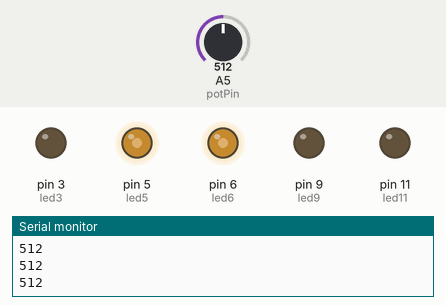
Bench run of a sketch on a simulated Arduino Uno, built with avr-gcc and run on an emulated ATmega328P. On the bench: output pins drawn as LEDs (lit = HIGH), the last lines printed to the serial monitor. The test bench sets the inputs (shaded band); at power-on: A5 (potPin) = 512.

Above: at 1.2 s.
1.3 s: A5 (potPin) set to 622
At 1.7 s:
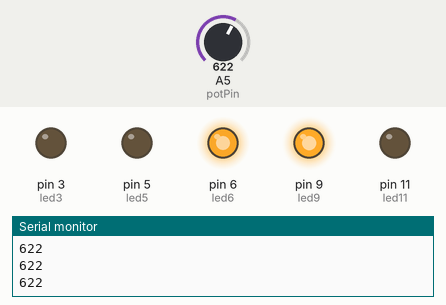
2.8 s: A5 (potPin) set to 602
At 4.0 s:
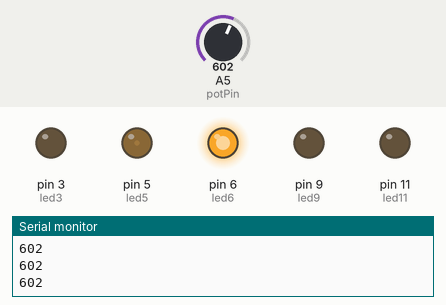
4.3 s: A5 (potPin) set to 511
At 5.2 s:
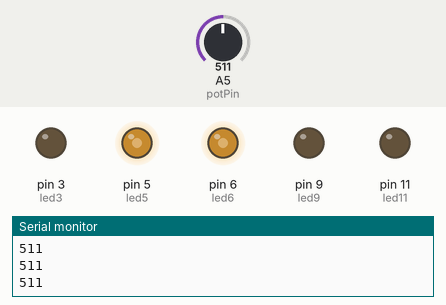
5.8 s: A5 (potPin) set to 398
At 6.5 s:
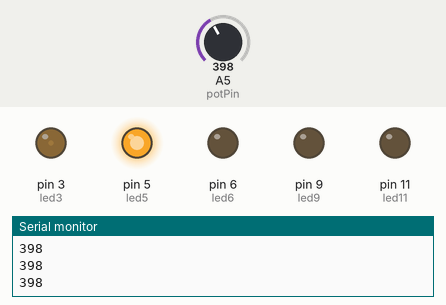
7.3 s: A5 (potPin) set to 418
At 8.5 s:
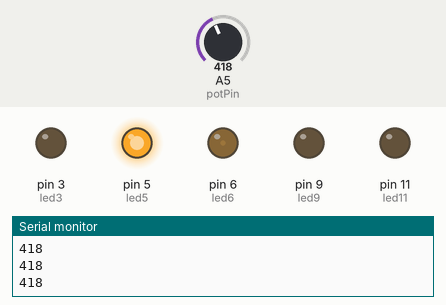
8.8 s: A5 (potPin) set to 306
At 10.0 s:
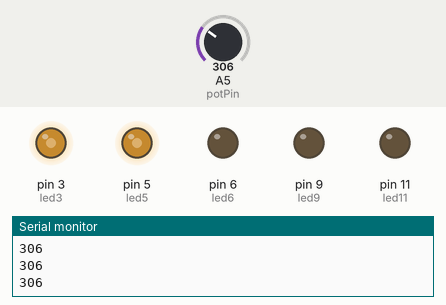
Timing chart, 0 to 11.3 s (numbered marks = the images above; inputs shaded):
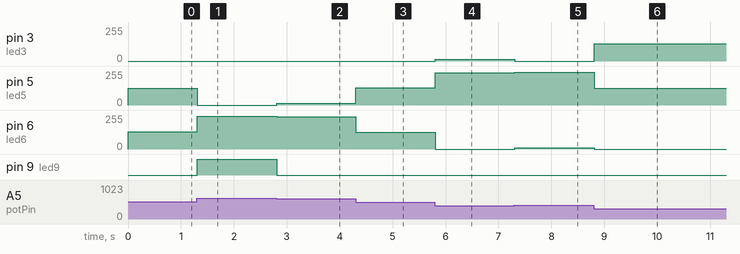

Measured:
- after the input at 1.3 s, pin 5 (led5): 126/255 → 0/255 at once; pin 6 (led6): 129/255 → 245/255 at once; pin 9 (led9): LOW → HIGH at once
- after the input at 2.8 s, pin 5 (led5): 0/255 → 14/255 at once; pin 6 (led6): 245/255 → 241/255 at once; pin 9 (led9): HIGH → LOW at once
- after the input at 4.3 s, pin 5 (led5): 14/255 → 128/255 at once; pin 6 (led6): 241/255 → 127/255 at once
- after the input at 5.8 s, pin 3 (led3): 0/255 → 13/255 at once; pin 5 (led5): 128/255 → 242/255 at once; pin 6 (led6): 127/255 → 0/255 at once
- after the input at 7.3 s, pin 3 (led3): 13/255 → 0/255 at once; pin 5 (led5): 242/255 → 244/255 at once; pin 6 (led6): 0/255 → 11/255 at once
- after the input at 8.8 s, pin 3 (led3): 0/255 → 128/255 at once; pin 5 (led5): 244/255 → 127/255 at once; pin 6 (led6): 11/255 → 0/255 at once

The sketch:

22_ocean.ino
```cpp
//CC Lab midterms - Deep in the Ocean
// Use a linear potentiometer to control the brightness of the LED

int potPin = A5; //Declare potPin to be analog pin A5
int led3 = 3;
int led5 = 5;
int led6 = 6;
int led9 = 9;
int led11 = 11;
int readValue;  // Use this variable to read Potentiometer
int writeValue; // Use this variable for writing to LED
int writeValue2;// Use this variable for writing to LED to fade out

void setup() {
  pinMode(potPin, INPUT);  //set potPin to be an input
  pinMode(led3, OUTPUT);
  pinMode(led5, OUTPUT);
  pinMode(led6, OUTPUT);
  pinMode(led9, OUTPUT);
  pinMode(led11, OUTPUT);
  Serial.begin(9600);      // turn on Serial Port
}

void loop() {

  readValue = analogRead(potPin);

  if (readValue == 0) {
    Serial.println(readValue);
    digitalWrite(led3, LOW);
    digitalWrite(led5, LOW);
    digitalWrite(led6, LOW);
    digitalWrite(led9, LOW);
    digitalWrite(led11, LOW);
  }

  if (readValue > 0 && readValue <= 204 ) {
    Serial.println(readValue);

    writeValue = map(readValue, 0, 204, 0, 255);
    analogWrite(led3, writeValue);

    digitalWrite(led5, LOW);
    digitalWrite(led6, LOW);
    digitalWrite(led9, LOW);
    digitalWrite(led11, LOW);
  }

  if (readValue > 204 && readValue <= 408) {
    Serial.println(readValue);

    writeValue = map(readValue, 204, 408, 0, 255);
    analogWrite(led5, writeValue);
    writeValue2 = 255 - writeValue;
    analogWrite(led3, writeValue2); // fading out

    digitalWrite(led6, LOW);
    digitalWrite(led9, LOW);
    digitalWrite(led11, LOW);
  }

  if (readValue > 408 && readValue <= 612) {
    Serial.println(readValue);

    writeValue = map(readValue, 204, 408, 0, 255);
    analogWrite(led6, writeValue);
    writeValue2 = 255 - writeValue;
    analogWrite(led5, writeValue2); // fading out

    digitalWrite(led3, LOW);
    digitalWrite(led9, LOW);
    digitalWrite(led11, LOW);
  }

  if (readValue > 612 && readValue <= 816) {
    Serial.println(readValue);

    writeValue = map(readValue, 204, 408, 0, 255);
    analogWrite(led9, writeValue);
    writeValue2 = 255 - writeValue;
    analogWrite(led6, writeValue2); // fading out

    digitalWrite(led3, LOW);
    digitalWrite(led5, LOW);
    digitalWrite(led11, LOW);
  }

  if (readValue > 816 && readValue <= 1023) {
    Serial.println(readValue);

    writeValue = map(readValue, 204, 408, 0, 255);
    analogWrite(led11, writeValue);
    writeValue2 = 255 - writeValue;
    analogWrite(led9, writeValue2); // fading out

    digitalWrite(led3, LOW);
    digitalWrite(led5, LOW);
    digitalWrite(led6, LOW);
  }

}
```
